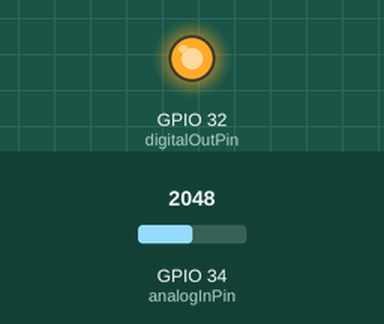
The program below on a simulated ESP32. On the bench: output pins drawn as LEDs (lit = HIGH). The test bench sets the inputs (shaded band); at power-on: GPIO 34 (analogInPin) = 2048. What the program prints to the serial monitor is not drawn.

Above: at 1.11 s.
At 12.5 s:
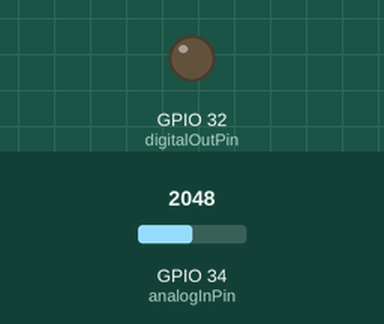
Timing chart, 0 to 30.8 s (numbered marks = the images above):
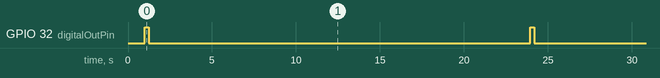

The program:

main.cpp
```cpp
#include <Arduino.h>
#include <driver/adc.h>

const int analogInPin = 34;  // The pin that you're measuring the voltage at
const int digitalOutPin = 32; // The pin that will output 3.3V

const int numReadings = 2048;
int readings[numReadings]; // the readings from the analog input

void setup() {
  // Initialize serial communications
  Serial.begin(9600);

  // Initialize the digital pin as an output.
  pinMode(digitalOutPin, OUTPUT);

  adc1_config_width(ADC_WIDTH_BIT_12);
  adc1_config_channel_atten(ADC1_CHANNEL_0, ADC_ATTEN_DB_0);

  // Enable ULP mode and set the ADC sample rate to 10 Hz
  adc1_ulp_enable();
  //adc1_ulp_rate(204800);

  // Wait for 1 second
  delay(1000);

  // Turn on the digital output
  digitalWrite(digitalOutPin, LOW);
}

void loop() {
  digitalWrite(digitalOutPin, HIGH);

  for(int count = 0; count < numReadings; count++){
    // Read the analog in value
    readings[count] = analogRead(analogInPin);

    // Wait a bit before the next reading
   }

  digitalWrite(digitalOutPin, LOW);

  // create a string that contains all the readings
  String readingsStr = "";
  for(int count = 0; count < numReadings; count++){
    readingsStr += String(readings[count]);
    if (count < numReadings - 1) {
      readingsStr += ", "; // add a comma between the readings
    }
  }

  // print the string
  Serial.println(readingsStr);

  // After all readings, wait for 10 seconds
  delay(10000);
}
```

Measured:
- by itself, GPIO 32 (digitalOutPin): alternates HIGH for 0.23 s and LOW for 22.7 s
